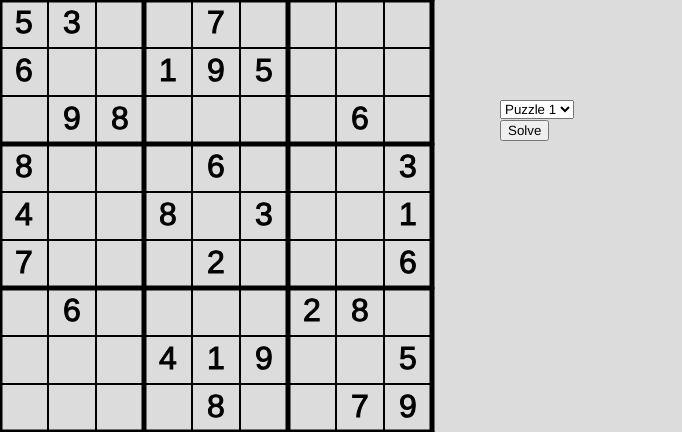
Frame 1 (no input)
Frame 60 (no input): identical to frame 1, image omitted
Frame 120 (the mouse pressed at the canvas centre since frame 60): identical to frame 1, image omitted

The p5.js sketch that drew this single still picture (run headless with seeded random() and noise() and a simulated clock; from frame 60 on, the mouse is pressed at the canvas centre):

// p5.js sketch
// ── sketch.js
let celSize = 48;
let puzzle = [[]];
let width = celSize * 9;
let height = celSize * 9;

const array = [1, 2, 3, 4, 5, 6, 7, 8, 9];

function setup() {
  // setup code
  frameRate(30);
  createCanvas(width + 250, height);

  solveBtn = createButton("Solve");
  solveBtn.position(500, 120);

  puzzleList = createSelect();
  puzzleList.position(500, 100);
  puzzleList.option("Puzzle 1");
  puzzleList.option("Puzzle 2");
  puzzleList.changed(mySelectEvent);
  puzzle = mySelectEvent();
  
}



function draw() {

  

  solveBtn.mouseClicked(solveSudoku);

  // draw board
  background(220);
  stroke(0);
  for (let i = 0; i <= 9; i++) {
    if ((i % 3) == 0) {
      strokeWeight(5);
    }
    else {
      strokeWeight(2);
    }
    line(i * celSize, 0, i * celSize, height);
  }
  for (let i = 0; i <= 9; i++) {
    if ((i % 3) == 0) {
      strokeWeight(5);
    }
    else {
      strokeWeight(2);
    }
    line(0, i * celSize, width, i * celSize);
  }

  //Display puzzle
  strokeWeight(1);
  textAlign(CENTER, CENTER);
  textSize(32);
  fill(0, 0, 0);
  for (let i = 0; i < 9; i++) {
    for (let j = 0; j < 9; j++) {
      if (puzzle[i][j] != 0) {
        text(puzzle[i][j], j * celSize + 24, i * celSize + 24);
      }
    }
  }
  
}

function isSafe(row, col, num) {
  for (let i = 0; i < 9; i++) {
    if (puzzle[row][i] === num || puzzle[i][col] === num) {
      return false;
    }
  }

  const startRow = row - (row % 3);
  const startCol = col - (col % 3);

  for (let i = 0; i < 3; i++) {
    for (let j = 0; j < 3; j++) {
      if (puzzle[i + startRow][j + startCol] === num) {
        return false;
      }
    }
  }

  return true;

}

function solveSudoku() {
  if (solve()) {
    console.log('Sudoku solved!');
  }
  else {
    console.log('No solution exists!');
  }

}

function solve() {
  for (let row = 0; row < 9; row++) {
    for (let col = 0; col < 9; col++) {
      if (puzzle[row][col] === 0) {
        for (let num = 1; num <=9; num++) {
          if (isSafe(row, col, num)) {
            puzzle[row][col] = num;
            if (solve()) {
              return true;
            }
            puzzle[row][col] = 0;
          }
        }
        return false;
      }
    }
  }
  return true;
}

function mySelectEvent() {
  let item = puzzleList.value();

  if (item == "Puzzle 1") {
    puzzle = [[5, 3, 0, 0, 7, 0, 0, 0, 0],
              [6, 0, 0, 1, 9, 5, 0, 0, 0],
              [0, 9, 8, 0, 0, 0, 0, 6, 0],
              [8, 0, 0, 0, 6, 0, 0, 0, 3],
              [4, 0, 0, 8, 0, 3, 0, 0, 1],
              [7, 0, 0, 0, 2, 0, 0, 0, 6],
              [0, 6, 0, 0, 0, 0, 2, 8, 0],
              [0, 0, 0, 4, 1, 9, 0, 0, 5],
              [0, 0, 0, 0, 8, 0, 0, 7, 9]];
  }
  else if (item == "Puzzle 2") {
    puzzle = [[5, 0, 0, 0, 3, 0, 0, 0, 0],
              [0, 0, 0, 0, 0, 0, 3, 0, 0],
              [0, 0, 0, 0, 0, 0, 9, 7, 0],
              [0, 6, 8, 0, 0, 9, 0, 0, 0],
              [0, 0, 2, 0, 7, 0, 0, 1, 0],
              [0, 0, 1, 8, 0, 0, 5, 3, 0],
              [0, 3, 7, 0, 0, 0, 0, 0, 0],
              [6, 0, 0, 5, 0, 0, 0, 0, 0],
              [0, 0, 0, 0, 0, 0, 0, 0, 0]
    ];
  }

  return puzzle;

}
